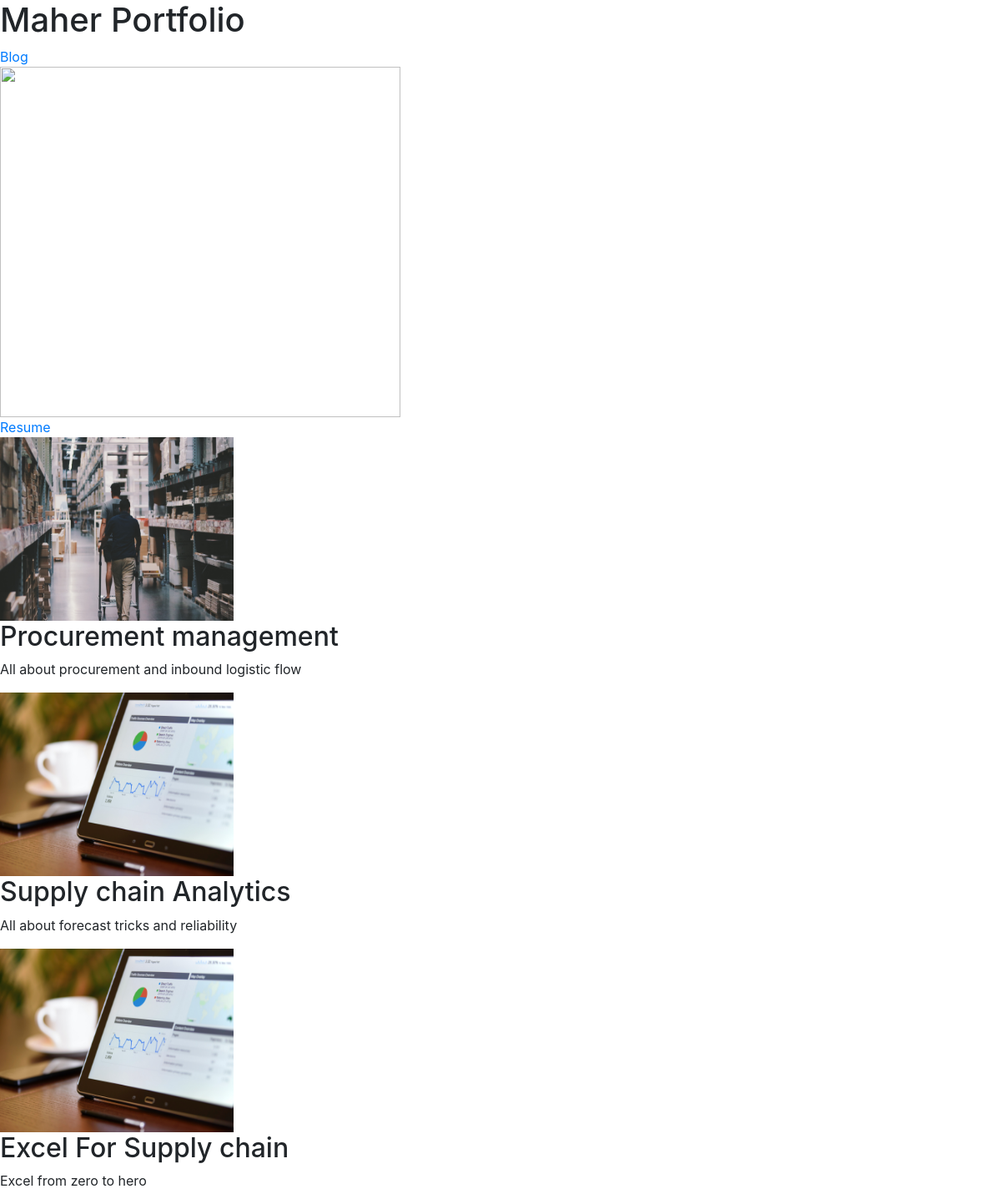
The page / on the database its author committed.
### portfolio/models.py (models this page shows, shortened)
class Project(models.Model):
    title = models.CharField(max_length=100)
    description = models.CharField(max_length=250)
    image = models.ImageField(upload_to = 'portfolio/image/')
    url = models.URLField(blank=True)

### portfolio/views.py (the view)
# urls.py: path('', views.home, name='home'),
def home(request):
    projects = Project.objects.all()
    return render(request, 'portfolio/home.html', {'projects': projects})

### portfolio/templates/portfolio/home.html
{% extends "portfolio/base.html"%}
{% block content%}
  <h1>Maher Portfolio</h1>
  {% load static %}
  <a href="{% url 'blog:all_blogs' %}">Blog</a>
  <br>
  <img src="{% static 'portfolio/nnnnn.jpg' %}" height="420rem" width="480rem">
  <br>
  <a href="{% static 'portfolio/Resume.pdf' %}">Resume</a>
  {% for x in projects %}
  <Div>
  <img src="{{ x.image.url }}" height="220rem" width="280rem">
  <h2>{{ x.title }}</h2>
  <p>{{ x.description }}</p>
  </Div>
  {% endfor %}
{% endblock %}

### portfolio/templates/portfolio/base.html (shortened to what this page needs)
<!doctype html>
<html lang="en">
  <head>
    <link rel="stylesheet" href="https://maxcdn.bootstrapcdn.com/bootstrap/4.0.0/css/bootstrap.min.css">
  </head>
  <body>
{% block content %}{% endblock %}
  </body>
</html>

### rows shown on the page
Project: image (picture), title "Procurement management", description "All about procurement and inbound logistic flow"
Project: image (picture), title "Supply chain Analytics", description "All about forecast tricks and reliability"
Project: image (picture), title "Excel For Supply chain", description "Excel from zero to hero"
